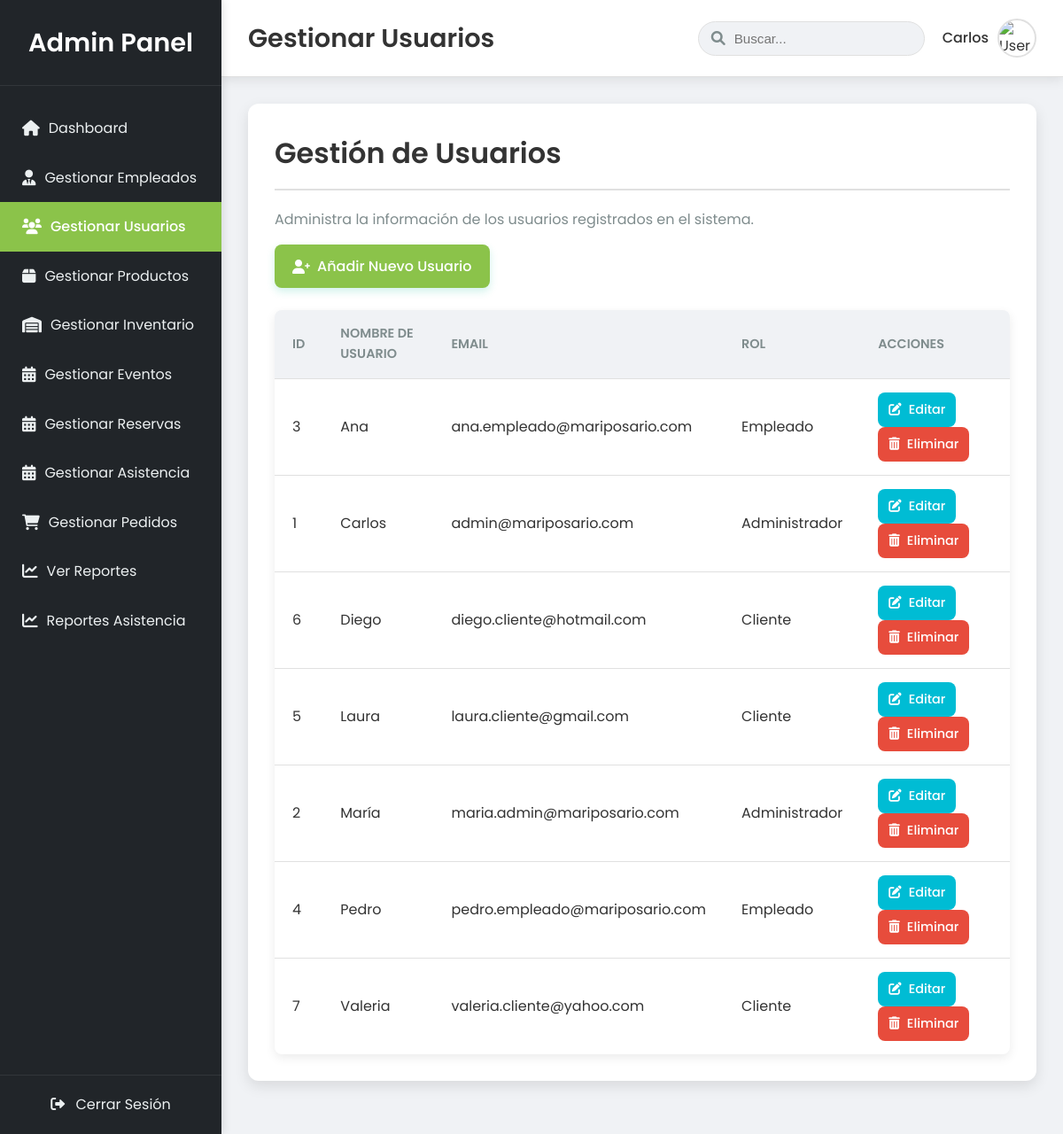
Screenshot of /Proyecto-Mariposario/admin/users.php (signed in) with the database file from the repository.
### tables this page shows
CREATE TABLE Usuario (
    ID_Usuario INT PRIMARY KEY AUTO_INCREMENT,
    ID_Rol INT NOT NULL,
    Nombre VARCHAR(100) NOT NULL,
    Apellido VARCHAR(100),  
    Correo VARCHAR(255) UNIQUE NOT NULL,  
    Contrasena VARCHAR(255) NOT NULL,  
    Telefono VARCHAR(20),
    Direccion TEXT,  
    Fecha_Registro DATETIME DEFAULT CURRENT_TIMESTAMP,
    Estado ENUM('activo','inactivo') DEFAULT 'activo',  
    FOREIGN KEY (ID_Rol) REFERENCES Rol(ID_Rol)
);

CREATE TABLE Rol (
    ID_Rol INT PRIMARY KEY,
    Nombre VARCHAR(100) NOT NULL,
    Tipo_Notificacion VARCHAR(100),  
    Descripcion VARCHAR(300)
);

### Proyecto-Mariposario/admin/users.php (the view, shortened to what this page needs)
<?php
include '../DB.php';
$users = [];
$query = "SELECT u.ID_Usuario, u.Nombre AS Nombre_Usuario, u.Correo AS Email_Usuario, r.Nombre AS Nombre_Rol
          FROM Usuario u
          JOIN Rol r ON u.ID_Rol = r.ID_Rol
          ORDER BY u.Nombre";
try {
    if (isset($conn) && $conn instanceof mysqli) {
        $stmt = $conn->prepare($query);
        $stmt->execute();
        $result = $stmt->get_result();
        if ($result->num_rows > 0) {
            while ($row = $result->fetch_assoc()) {
                $users[] = [
                    'ID_Usuario' => $row['ID_Usuario'],
                    'Nombre_Usuario' => $row['Nombre_Usuario'],
                    'Email' => $row['Email_Usuario'],
                    'Nombre_Rol' => $row['Nombre_Rol']
                ];
            }
        } else {
            $message = "No se encontraron usuarios.";
            $message_type = "info";
        }
    } else {
        throw new Exception("Error: La conexión a la base de datos no está disponible o no es MySQLi.");
    }
} catch (Exception $e) {
    error_log("Error al cargar usuarios: " . $e->getMessage());
    $message = "Error al cargar usuarios: " . htmlspecialchars($e->getMessage());
    $message_type = "danger";
}
$page_title = 'Gestionar Usuarios';
?>
<!DOCTYPE html>
<html lang="es">
<head>
    <link rel="stylesheet" href="https://cdnjs.cloudflare.com/ajax/libs/font-awesome/6.0.0-beta3/css/all.min.css">
    <link rel="stylesheet" href="../css/admin.css">
</head>
<body>
    <div class="admin-dashboard-layout">
        <aside class="sidebar">
            <div class="sidebar-header">
                <h3>Admin Panel</h3>
            </div>
            <nav class="sidebar-nav">
                <ul>
                    <li><a href="dashboard.php" class="<?php echo (basename($_SERVER['PHP_SELF']) == 'dashboard.php') ? 'active' : ''; ?>"><i class="fas fa-home"></i> Dashboard</a></li>
                    <li><a href="gestion_empleados.php" class="<?php echo (basename($_SERVER['PHP_SELF']) == 'gestion_empleados.php' || basename($_SERVER['PHP_SELF']) == 'add_empleado.php' || basename($_SERVER['PHP_SELF']) == 'edit_empleado.php') ? 'active' : ''; ?>"><i class="fas fa-user-tie"></i> Gestionar Empleados</a></li>
                    <li><a href="users.php" class="<?php echo (basename($_SERVER['PHP_SELF']) == 'users.php') ? 'active' : ''; ?>"><i class="fas fa-users"></i> Gestionar Usuarios</a></li>
                    <li><a href="products.php" class="<?php echo (basename($_SERVER['PHP_SELF']) == 'products.php') ? 'active' : ''; ?>"><i class="fas fa-box"></i> Gestionar Productos</a></li>
                    <li><a href="inventarioAdmin.php" class="<?php echo (basename($_SERVER['PHP_SELF']) == 'inventarioAdmin.php' || basename($_SERVER['PHP_SELF']) == 'add_inventario.php' || basename($_SERVER['PHP_SELF']) == 'edit_inventario.php') ? 'active' : ''; ?>"><i class="fas fa-warehouse"></i> Gestionar Inventario</a></li>
                    <li><a href="eventoAdmin.php" class="<?php echo (basename($_SERVER['PHP_SELF']) == 'eventoAdmin.php') ? 'active' : ''; ?>"><i class="fas fa-calendar-alt"></i> Gestionar Eventos</a></li>
                    <li><a href="ReservaAdmin.php" class="<?php echo (basename($_SERVER['PHP_SELF']) == 'ReservaAdmin.php') ? 'active' : ''; ?>"><i class="fas fa-calendar-alt"></i> Gestionar Reservas</a></li>
                    <li><a href="InsEventoAdmin.php" class="<?php echo (basename($_SERVER['PHP_SELF']) == 'InsEventoAdmin.php') ? 'active' : ''; ?>"><i class="fas fa-calendar-alt"></i> Gestionar Asistencia</a></li>
                    <li><a href="pedidos.php" class="<?php echo (basename($_SERVER['PHP_SELF']) == 'pedidos.php' || basename($_SERVER['PHP_SELF']) == 'edit_pedido.php') ? 'active' : ''; ?>"><i class="fas fa-shopping-cart"></i> Gestionar Pedidos</a></li>
                    <li><a href="reports.php" class="<?php echo (basename($_SERVER['PHP_SELF']) == 'reports.php') ? 'active' : ''; ?>"><i class="fas fa-chart-line"></i> Ver Reportes</a></li>
                    <li><a href="reportAsis.php" class="<?php echo (basename($_SERVER['PHP_SELF']) == 'reports.php') ? 'active' : ''; ?>"><i class="fas fa-chart-line"></i> Reportes Asistencia</a></li>
                </ul>
            </nav>
            <div class="sidebar-footer">
                <a href="../logout.php"><i class="fas fa-sign-out-alt"></i> Cerrar Sesión</a>
            </div>
        </aside>
        <div class="main-panel">
            <header class="main-panel-header">
                <div class="header-left">
                    <h2><?php echo $page_title; ?></h2>
                </div>
                <div class="header-right">
                    <div class="search-bar">
                        <input type="text" placeholder="Buscar...">
                        <i class="fas fa-search"></i>
                    </div>
                    <div class="user-profile">
                        <span><?php echo htmlspecialchars($_SESSION['user_name'] ?? 'Admin'); ?></span>
                        <img src="../images/user-avatar.png" alt="User Avatar">
                    </div>
                </div>
            </header>
            <main class="content-area">
                <div class="admin-content">
                    <h2>Gestión de Usuarios</h2>
                    <p>Administra la información de los usuarios registrados en el sistema.</p>
                    <div class="actions-bar">
                        <a href="add_user.php" class="btn btn-add-product"><i class="fas fa-user-plus"></i> Añadir Nuevo Usuario</a>
                    </div>
                    <?php if (!empty($users)): ?>
                        <div class="table-container">
                            <table class="data-table">
                                <thead>
                                    <tr>
                                        <th>ID</th>
                                        <th>Nombre de Usuario</th>
                                        <th>Email</th>
                                        <th>Rol</th>
                                        <th>Acciones</th>
                                    </tr>
                                </thead>
                                <tbody>
                                    <?php foreach ($users as $user): ?>
                                        <tr>
                                            <td><?php echo htmlspecialchars($user['ID_Usuario']); ?></td>
                                            <td><?php echo htmlspecialchars($user['Nombre_Usuario']); ?></td>
                                            <td><?php echo htmlspecialchars($user['Email']); ?></td>
                                            <td><?php echo htmlspecialchars($user['Nombre_Rol']); ?></td>
                                            <td class="actions">
                                                <a href="edit_user.php?id=<?php echo htmlspecialchars($user['ID_Usuario']); ?>" class="btn btn-action-edit" title="Editar"><i class="fas fa-edit"></i> Editar</a>
                                                <a href="delete_user.php?id=<?php echo htmlspecialchars($user['ID_Usuario']); ?>" class="btn btn-action-delete" title="Eliminar" onclick="return confirm('¿Estás seguro de que quieres eliminar a este usuario? Esta acción es irreversible.');"><i class="fas fa-trash-alt"></i> Eliminar</a>
                                            </td>
                                        </tr>
                                    <?php endforeach; ?>
                                </tbody>
                            </table>
                        </div>
                    <?php else: ?>
                        <p>No hay usuarios para mostrar.</p>
                    <?php endif; ?>
                </div>
            </main>
        </div>
    </div>
</body>
</html>

### rows the page displays
usuario: ID_Usuario "3", Nombre "Ana", Correo "ana.empleado@mariposario.com", ID_Rol.Nombre "Empleado"
usuario: ID_Usuario "1", Nombre "Carlos", Correo "admin@mariposario.com", ID_Rol.Nombre "Administrador"
usuario: ID_Usuario "6", Nombre "Diego", Correo "diego.cliente@hotmail.com", ID_Rol.Nombre "Cliente"
usuario: ID_Usuario "5", Nombre "Laura", Correo "laura.cliente@gmail.com", ID_Rol.Nombre "Cliente"
usuario: ID_Usuario "2", Nombre "María", Correo "maria.admin@mariposario.com", ID_Rol.Nombre "Administrador"
usuario: ID_Usuario "4", Nombre "Pedro", Correo "pedro.empleado@mariposario.com", ID_Rol.Nombre "Empleado"
usuario: ID_Usuario "7", Nombre "Valeria", Correo "valeria.cliente@yahoo.com", ID_Rol.Nombre "Cliente"

### other values shown
$page_title "Gestionar Usuarios"
$_SESSION['user_name'] "Carlos"
